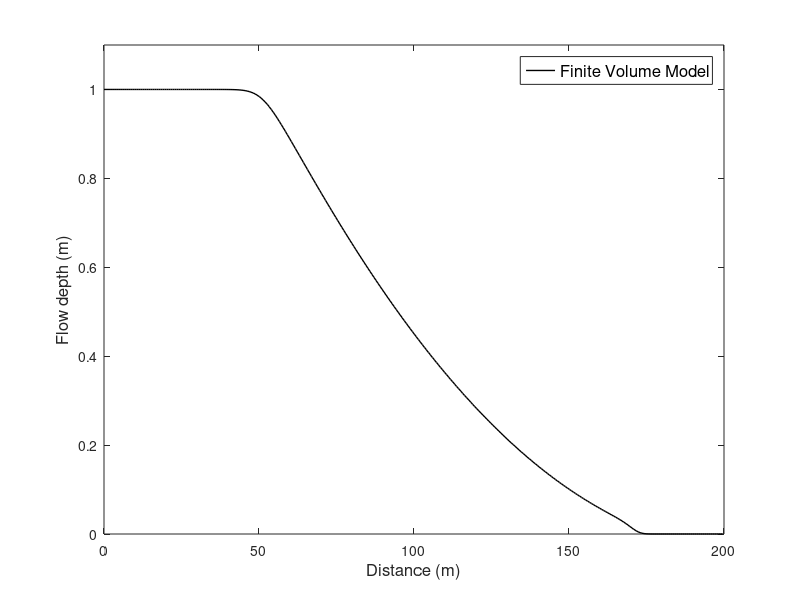

Write MATLAB code to recreate this figure.
clc
close all
clear all 

% input parameters
L = 200;       % space domain
Tfinal = 15;   % final time
g = 9.81;      % gravity
d = 0;

hu= 1;
hd= 0;

dx= 0.65;
x = 0:dx:L;       % discretized space
Nx= length(x);    % number of space points

% x1/2 x1 x3/2 x2 ..... xj-1/2 xj xj+1/2 ..... xNx xNx+1/2
% u1/2 eta1 u3/2 eta2 .... uj-1/2 etaj uj+1/2 ... etaNx uNx+1/2
% grid matlab:
% u1 eta1 u2 eta2... uj etaj uj+1 .. etaNx uNx+1
% size for u[Nx+1,Nt] and eta[Nx,Nt]

% initial condition
for i =1:Nx 
    u(i,1)=0;
    
    if x(i)<=100 % dam location
        e(i,1) = hu;
    else
        e(i,1) = hd;
    end
    
    h(i,1)=e(i,1)+d;
end

dt= 0.4*dx/sqrt(g*max(h));
t = 0:dt:Tfinal;  % discretized time
Nt= length(t);    % number of space points

u(Nx+1,1)=0;

% boundary condition
u(1,1:Nt)=0;
u(Nx+1,1:Nt)=0;

eps=0.15;

for j=2:Nt
    q(1)=u(1,j-1)*h(1,j-1);
    for i=2:Nx
        if u(i,j-1)>=0
            h1(i,j-1)=h(i-1,j-1);
        else
            h1(i,j-1)=h(i,j-1);
        end
        q(i) = u(i,j-1)*h1(i,j-1);
    end
    q(Nx+1)=u(Nx+1,j-1)*h1(Nx,j-1);
    
    for i=1:Nx
        e(i,j)=e(i,j-1)+dt/dx*(q(i)-q(i+1));
        h(i,j)=e(i,j)+d;
    end
    
    % filter (e_t = eps*e_xx)
    for i=2:Nx-1
        e(i,j)=e(i,j)+dt*(eps*(e(i+1,j)-2*e(i,j)+e(i-1,j)))/(dx^2);
    end

    for i=2:Nx
        % if boussinesq term is on
        F(i,j-1)=u(i,j-1)-(h(i,j)^2*(u(i+1,j-1)-2*u(i,j-1)+u(i-1,j-1))/(3*dx^2));
        B2(i,j-1)=-1*(u(i,j-1)*(h(i,j)^3)*(u(i+1,j-1)-2*u(i,j-1)+u(i-1,j-1))/(3*dx^2));
        B3(i,j-1)=1*(h(i,j)^3 *((u(i+1,j-1)-u(i-1,j-1))/(2*dx))^2)/3;
        
%         % if boussinesq term is off
%         F(i,j-1)=u(i,j-1); %b1 off
%         B2(i,j-1)=0;
%         B3(i,j-1)=0;
    end

    for i=2:Nx
        q_bar(i)=(q(i)+q(i-1))/2;
        h_bar(i)=(h(i,j)+h(i-1,j))/2;
    end
    
    for i=2:Nx-1
        if h(i,j)>0||h(i-1,j)>0
            % calculate nilai uu_x
            if q_bar(i)>=0
                uux(i,j-1)=q_bar(i)*(u(i,j-1)-u(i-1,j-1))/(h_bar(i)*dx);
            else
                uux(i,j-1)=q_bar(i+1)*(u(i+1,j-1)-u(i,j-1))/(h_bar(i)*dx);
            end
        else
            uux(i,j-1)=0;
        end
    end
    
    % calculate F_n+1
    for i=2:Nx-1
        if h_bar(i)>0
            F(i,j)=F(i,j-1)-dt*((g*(e(i,j)-e(i-1,j))/dx)+uux(i,j-1)+...
                ((B2(i,j-1)+B3(i,j-1)-B2(i-1,j-1)-B3(i-1,j-1))/(dx*h_bar(i))));
        else
            F(i,j)=0;
        end
    end
    F(2,j)=F(2,j)+h(1,j)^2/(3*dx^2)*u(1,j-1);
    F(Nx,j)=h(Nx,j)^2/(3*dx^2)*u(Nx+1,j-1);
    
    for i=1:Nx-1
        a(i)= -h(i,j)^2/(3*dx^2);      %A(i,i-1)
        b(i)= 1+(2*h(i,j)^2)/(3*dx^2); %A(i,i)
        c(i)= a(i);                    %A(i,i+i)
    end
    
    n=Nx-1;
    Fn = zeros(1,n);
    for i=1:n
        Fn(i)=F(i+1,j);% reshape F into 1 x Nx-1
    end
    
    for k=1:Nx-2
        if b(k)>0
            p=a(k+1)/b(k);
        else
            p=0;
        end
        b(k+1)=b(k+1)-p*c(k);
        Fn(k+1)=Fn(k+1)-p*Fn(k);
        a(k+1)=0;
    end
    
    ubaru(n)=Fn(n)/b(n);
    for k=Nx-2:-1:1
        ubaru(k)=(Fn(k)-c(k)*ubaru(k+1))/b(k);
    end
    
    % update u value
    u(1,j)=u(1,j-1);
    u(2:Nx,j)=ubaru(1:Nx-1);
    u(Nx+1,j)=u(Nx+1,j-1);
   
    % filter (u_t = eps*u_xx)
    for i=2:Nx
        u(i,j)=u(i,j)+dt*(eps*(u(i+1,j)-2*u(i,j)+u(i-1,j)))/(dx^2);
    end
    
    for i=1:Nx
        H(i) = h(i,j);
    end
    
end

plot(x,H,'k-','LineWidth',1)
axis([0 L 0 1.1])
xlabel('Distance (m)','fontsize',12)
ylabel('Flow depth (m)','fontsize',12)
legend('Finite Volume Model','fontsize',12)